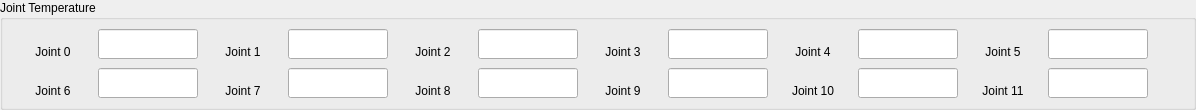
            <widget class="QGroupBox" name="groupBox_joint_temp">
             <property name="minimumSize">
              <size>
               <width>300</width>
               <height>110</height>
              </size>
             </property>
             <property name="maximumSize">
              <size>
               <width>5200</width>
               <height>110</height>
              </size>
             </property>
             <property name="title">
              <string>Joint Temperature</string>
             </property>
             <layout class="QGridLayout" name="gridLayout_17">
              <property name="leftMargin">
               <number>5</number>
              </property>
              <property name="topMargin">
               <number>0</number>
              </property>
              <property name="rightMargin">
               <number>5</number>
              </property>
              <property name="bottomMargin">
               <number>0</number>
              </property>
              <property name="spacing">
               <number>0</number>
              </property>
              <item row="0" column="5">
               <widget class="QLineEdit" name="lineEdit_joint_temp_2">
                <property name="minimumSize">
                 <size>
                  <width>80</width>
                  <height>30</height>
                 </size>
                </property>
                <property name="maximumSize">
                 <size>
                  <width>100</width>
                  <height>30</height>
                 </size>
                </property>
                <property name="text">
                 <string/>
                </property>
                <property name="alignment">
                 <set>Qt::AlignLeading|Qt::AlignLeft|Qt::AlignVCenter</set>
                </property>
               </widget>
              </item>
              <item row="0" column="1">
               <widget class="QLineEdit" name="lineEdit_joint_temp_0">
                <property name="minimumSize">
                 <size>
                  <width>80</width>
                  <height>30</height>
                 </size>
                </property>
                <property name="maximumSize">
                 <size>
                  <width>100</width>
                  <height>30</height>
                 </size>
                </property>
                <property name="text">
                 <string/>
                </property>
                <property name="alignment">
                 <set>Qt::AlignLeading|Qt::AlignLeft|Qt::AlignVCenter</set>
                </property>
               </widget>
              </item>
              <item row="0" column="3">
               <widget class="QLineEdit" name="lineEdit_joint_temp_1">
                <property name="minimumSize">
                 <size>
                  <width>80</width>
                  <height>30</height>
                 </size>
                </property>
                <property name="maximumSize">
                 <size>
                  <width>100</width>
                  <height>30</height>
                 </size>
                </property>
                <property name="text">
                 <string/>
                </property>
                <property name="alignment">
                 <set>Qt::AlignLeading|Qt::AlignLeft|Qt::AlignVCenter</set>
                </property>
               </widget>
              </item>
              <item row="0" column="11">
               <widget class="QLineEdit" name="lineEdit_joint_temp_5">
                <property name="minimumSize">
                 <size>
                  <width>80</width>
                  <height>30</height>
                 </size>
                </property>
                <property name="maximumSize">
                 <size>
                  <width>100</width>
                  <height>30</height>
                 </size>
                </property>
                <property name="text">
                 <string/>
                </property>
                <property name="alignment">
                 <set>Qt::AlignLeading|Qt::AlignLeft|Qt::AlignVCenter</set>
                </property>
               </widget>
              </item>
              <item row="0" column="10">
               <widget class="QLabel" name="label_115">
                <property name="minimumSize">
                 <size>
                  <width>90</width>
                  <height>30</height>
                 </size>
                </property>
                <property name="maximumSize">
                 <size>
                  <width>90</width>
                  <height>30</height>
                 </size>
                </property>
                <property name="text">
                 <string>Joint 5</string>
                </property>
                <property name="alignment">
                 <set>Qt::AlignBottom|Qt::AlignHCenter</set>
                </property>
               </widget>
              </item>
              <item row="0" column="2">
               <widget class="QLabel" name="label_116">
                <property name="minimumSize">
                 <size>
                  <width>90</width>
                  <height>30</height>
                 </size>
                </property>
                <property name="maximumSize">
                 <size>
                  <width>90</width>
                  <height>30</height>
                 </size>
                </property>
                <property name="text">
                 <string>Joint 1</string>
                </property>
                <property name="alignment">
                 <set>Qt::AlignBottom|Qt::AlignHCenter</set>
                </property>
               </widget>
              </item>
              <item row="0" column="12">
               <spacer name="horizontalSpacer_6">
                <property name="orientation">
                 <enum>Qt::Horizontal</enum>
                </property>
                <property name="sizeHint" stdset="0">
                 <size>
                  <width>40</width>
                  <height>20</height>
                 </size>
                </property>
               </spacer>
              </item>
              <item row="0" column="0">
               <widget class="QLabel" name="label_117">
                <property name="minimumSize">
                 <size>
                  <width>90</width>
                  <height>30</height>
                 </size>
                </property>
                <property name="maximumSize">
                 <size>
                  <width>90</width>
                  <height>30</height>
                 </size>
                </property>
                <property name="text">
                 <string>Joint 0</string>
                </property>
                <property name="alignment">
                 <set>Qt::AlignBottom|Qt::AlignHCenter</set>
                </property>
               </widget>
              </item>
              <item row="0" column="7">
               <widget class="QLineEdit" name="lineEdit_joint_temp_3">
                <property name="minimumSize">
                 <size>
                  <width>80</width>
                  <height>30</height>
                 </size>
                </property>
                <property name="maximumSize">
                 <size>
                  <width>100</width>
                  <height>30</height>
                 </size>
                </property>
                <property name="text">
                 <string/>
                </property>
                <property name="alignment">
                 <set>Qt::AlignLeading|Qt::AlignLeft|Qt::AlignVCenter</set>
                </property>
               </widget>
              </item>
              <item row="0" column="8">
               <widget class="QLabel" name="label_118">
                <property name="minimumSize">
                 <size>
                  <width>90</width>
                  <height>30</height>
                 </size>
                </property>
                <property name="maximumSize">
                 <size>
                  <width>90</width>
                  <height>30</height>
                 </size>
                </property>
                <property name="text">
                 <string>Joint 4</string>
                </property>
                <property name="alignment">
                 <set>Qt::AlignBottom|Qt::AlignHCenter</set>
                </property>
               </widget>
              </item>
              <item row="0" column="4">
               <widget class="QLabel" name="label_119">
                <property name="minimumSize">
                 <size>
                  <width>90</width>
                  <height>30</height>
                 </size>
                </property>
                <property name="maximumSize">
                 <size>
                  <width>90</width>
                  <height>30</height>
                 </size>
                </property>
                <property name="text">
                 <string>Joint 2</string>
                </property>
                <property name="alignment">
                 <set>Qt::AlignBottom|Qt::AlignHCenter</set>
                </property>
               </widget>
              </item>
              <item row="0" column="6">
               <widget class="QLabel" name="label_120">
                <property name="minimumSize">
                 <size>
                  <width>90</width>
                  <height>30</height>
                 </size>
                </property>
                <property name="maximumSize">
                 <size>
                  <width>90</width>
                  <height>30</height>
                 </size>
                </property>
                <property name="text">
                 <string>Joint 3</string>
                </property>
                <property name="alignment">
                 <set>Qt::AlignBottom|Qt::AlignHCenter</set>
                </property>
               </widget>
              </item>
              <item row="0" column="9">
               <widget class="QLineEdit" name="lineEdit_joint_temp_4">
                <property name="minimumSize">
                 <size>
                  <width>80</width>
                  <height>30</height>
                 </size>
                </property>
                <property name="maximumSize">
                 <size>
                  <width>100</width>
                  <height>30</height>
                 </size>
                </property>
                <property name="text">
                 <string/>
                </property>
                <property name="alignment">
                 <set>Qt::AlignLeading|Qt::AlignLeft|Qt::AlignVCenter</set>
                </property>
               </widget>
              </item>
              <item row="1" column="0">
               <widget class="QLabel" name="label_121">
                <property name="minimumSize">
                 <size>
                  <width>90</width>
                  <height>30</height>
                 </size>
                </property>
                <property name="maximumSize">
                 <size>
                  <width>90</width>
                  <height>30</height>
                 </size>
                </property>
                <property name="text">
                 <string>Joint 6</string>
                </property>
                <property name="alignment">
                 <set>Qt::AlignBottom|Qt::AlignHCenter</set>
                </property>
               </widget>
              </item>
              <item row="1" column="1">
               <widget class="QLineEdit" name="lineEdit_joint_temp_6">
                <property name="minimumSize">
                 <size>
                  <width>80</width>
                  <height>30</height>
                 </size>
                </property>
                <property name="maximumSize">
                 <size>
                  <width>100</width>
                  <height>30</height>
                 </size>
                </property>
                <property name="text">
                 <string/>
                </property>
                <property name="alignment">
                 <set>Qt::AlignLeading|Qt::AlignLeft|Qt::AlignVCenter</set>
                </property>
               </widget>
              </item>
              <item row="1" column="2">
               <widget class="QLabel" name="label_122">
                <property name="minimumSize">
                 <size>
                  <width>90</width>
                  <height>30</height>
                 </size>
                </property>
                <property name="maximumSize">
                 <size>
                  <width>90</width>
                  <height>30</height>
                 </size>
                </property>
                <property name="text">
                 <string>Joint 7</string>
                </property>
                <property name="alignment">
                 <set>Qt::AlignBottom|Qt::AlignHCenter</set>
                </property>
               </widget>
              </item>
              <item row="1" column="3">
               <widget class="QLineEdit" name="lineEdit_joint_temp_7">
                <property name="minimumSize">
                 <size>
                  <width>80</width>
                  <height>30</height>
                 </size>
                </property>
                <property name="maximumSize">
                 <size>
                  <width>100</width>
                  <height>30</height>
                 </size>
                </property>
                <property name="text">
                 <string/>
                </property>
                <property name="alignment">
                 <set>Qt::AlignLeading|Qt::AlignLeft|Qt::AlignVCenter</set>
                </property>
               </widget>
              </item>
              <item row="1" column="4">
               <widget class="QLabel" name="label_123">
                <property name="minimumSize">
                 <size>
                  <width>90</width>
                  <height>30</height>
                 </size>
                </property>
                <property name="maximumSize">
                 <size>
                  <width>90</width>
                  <height>30</height>
                 </size>
                </property>
                <property name="text">
                 <string>Joint 8</string>
                </property>
                <property name="alignment">
                 <set>Qt::AlignBottom|Qt::AlignHCenter</set>
                </property>
               </widget>
              </item>
              <item row="1" column="5">
               <widget class="QLineEdit" name="lineEdit_joint_temp_8">
                <property name="minimumSize">
                 <size>
                  <width>80</width>
                  <height>30</height>
                 </size>
                </property>
                <property name="maximumSize">
                 <size>
                  <width>100</width>
                  <height>30</height>
                 </size>
                </property>
                <property name="text">
                 <string/>
                </property>
                <property name="alignment">
                 <set>Qt::AlignLeading|Qt::AlignLeft|Qt::AlignVCenter</set>
                </property>
               </widget>
              </item>
              <item row="1" column="6">
               <widget class="QLabel" name="label_124">
                <property name="minimumSize">
                 <size>
                  <width>90</width>
                  <height>30</height>
                 </size>
                </property>
                <property name="maximumSize">
                 <size>
                  <width>90</width>
                  <height>30</height>
                 </size>
                </property>
                <property name="text">
                 <string>Joint 9</string>
                </property>
                <property name="alignment">
                 <set>Qt::AlignBottom|Qt::AlignHCenter</set>
                </property>
               </widget>
              </item>
              <item row="1" column="7">
               <widget class="QLineEdit" name="lineEdit_joint_temp_9">
                <property name="minimumSize">
                 <size>
                  <width>80</width>
                  <height>30</height>
                 </size>
                </property>
                <property name="maximumSize">
                 <size>
                  <width>100</width>
                  <height>30</height>
                 </size>
                </property>
                <property name="text">
                 <string/>
                </property>
                <property name="alignment">
                 <set>Qt::AlignLeading|Qt::AlignLeft|Qt::AlignVCenter</set>
                </property>
               </widget>
              </item>
              <item row="1" column="8">
               <widget class="QLabel" name="label_125">
                <property name="minimumSize">
                 <size>
                  <width>90</width>
                  <height>30</height>
                 </size>
                </property>
                <property name="maximumSize">
                 <size>
                  <width>90</width>
                  <height>30</height>
                 </size>
                </property>
                <property name="text">
                 <string>Joint 10</string>
                </property>
                <property name="alignment">
                 <set>Qt::AlignBottom|Qt::AlignHCenter</set>
                </property>
               </widget>
              </item>
              <item row="1" column="9">
               <widget class="QLineEdit" name="lineEdit_joint_temp_10">
                <property name="minimumSize">
                 <size>
                  <width>80</width>
                  <height>30</height>
                 </size>
                </property>
                <property name="maximumSize">
                 <size>
                  <width>100</width>
                  <height>30</height>
                 </size>
                </property>
                <property name="text">
                 <string/>
                </property>
                <property name="alignment">
                 <set>Qt::AlignLeading|Qt::AlignLeft|Qt::AlignVCenter</set>
                </property>
               </widget>
              </item>
              <item row="1" column="10">
               <widget class="QLabel" name="label_126">
                <property name="minimumSize">
                 <size>
                  <width>90</width>
                  <height>30</height>
                 </size>
                </property>
                <property name="maximumSize">
                 <size>
                  <width>90</width>
                  <height>30</height>
                 </size>
                </property>
                <property name="text">
                 <string>Joint 11</string>
                </property>
                <property name="alignment">
                 <set>Qt::AlignBottom|Qt::AlignHCenter</set>
                </property>
               </widget>
              </item>
              <item row="1" column="11">
               <widget class="QLineEdit" name="lineEdit_joint_temp_11">
                <property name="minimumSize">
                 <size>
                  <width>80</width>
                  <height>30</height>
                 </size>
                </property>
                <property name="maximumSize">
                 <size>
                  <width>100</width>
                  <height>30</height>
                 </size>
                </property>
                <property name="text">
                 <string/>
                </property>
                <property name="alignment">
                 <set>Qt::AlignLeading|Qt::AlignLeft|Qt::AlignVCenter</set>
                </property>
               </widget>
              </item>
             </layout>
            </widget>
